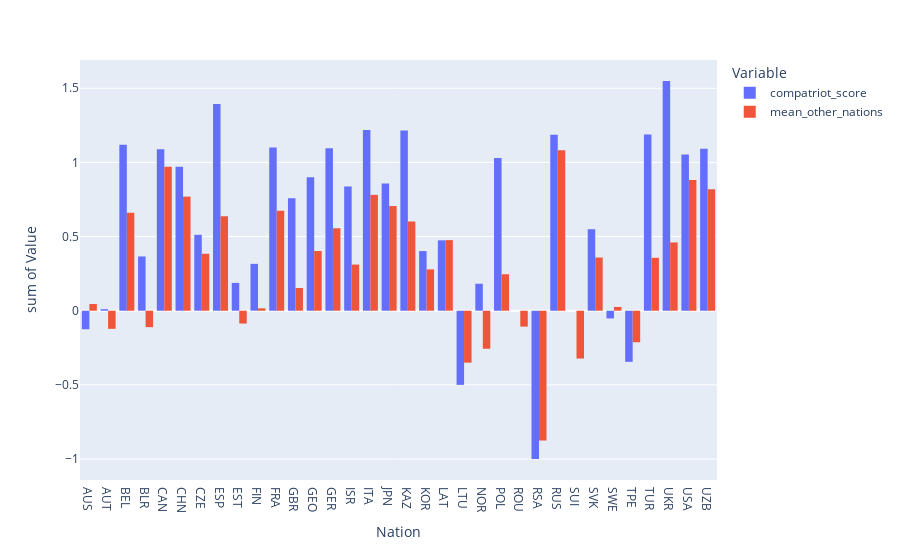

Notebook source saved alongside this figure:
### Code cell
fig2 = px.histogram(tidy, x="Nation", y="Value",
             color='Variable', barmode='group')
fig2.show()

### Figure 1 — Plotly figure (JSON) as saved in the notebook; plotly's stock layout.template omitted (floating-point values rounded to 4 significant figures)
{"data": [{"alignmentgroup": "True", "bingroup": "x", "histfunc": "sum", "hovertemplate": "Variable=compatriot_score<br>Nation=%{x}<br>sum of Value=%{y}<extra></extra>", "legendgroup": "compatriot_score", "marker": {"color": "#636efa", "pattern": {"shape": ""}}, "name": "compatriot_score", "offsetgroup": "compatriot_score", "orientation": "v", "showlegend": true, "type": "histogram", "x": ["AUS", "AUT", "BEL", "BLR", "CAN", "CHN", "CZE", "ESP", "EST", "FIN", "FRA", "GBR", "GEO", "GER", "ISR", "ITA", "JPN", "KAZ", "KOR", "LAT", "LTU", "NOR", "POL", "ROU", "RSA", "RUS", "SUI", "SVK", "SWE", "TPE", "TUR", "UKR", "USA", "UZB"], "xaxis": "x", "y": [-0.125, 0.01031, 1.119, 0.3659, 1.09, 0.9714, 0.5119, 1.394, 0.1875, 0.3158, 1.1, 0.7576, 0.9, 1.095, 0.8377, 1.218, 0.8586, 1.216, 0.402, 0.4745, -0.5, 0.1818, 1.029, 0, -1, 1.186, 0, 0.5495, -0.05208, -0.3448, 1.188, 1.549, 1.054, 1.092], "yaxis": "y"}, {"alignmentgroup": "True", "bingroup": "x", "histfunc": "sum", "hovertemplate": "Variable=mean_other_nations<br>Nation=%{x}<br>sum of Value=%{y}<extra></extra>", "legendgroup": "mean_other_nations", "marker": {"color": "#EF553B", "pattern": {"shape": ""}}, "name": "mean_other_nations", "offsetgroup": "mean_other_nations", "orientation": "v", "showlegend": true, "type": "histogram", "x": ["AUS", "AUT", "BEL", "BLR", "CAN", "CHN", "CZE", "ESP", "EST", "FIN", "FRA", "GBR", "GEO", "GER", "ISR", "ITA", "JPN", "KAZ", "KOR", "LAT", "LTU", "NOR", "POL", "ROU", "RSA", "RUS", "SUI", "SVK", "SWE", "TPE", "TUR", "UKR", "USA", "UZB"], "xaxis": "x", "y": [0.04519, -0.1221, 0.6601, -0.1108, 0.9703, 0.7693, 0.3841, 0.6372, -0.08652, 0.01603, 0.6743, 0.1531, 0.4027, 0.5558, 0.3111, 0.7811, 0.7058, 0.6015, 0.2786, 0.476, -0.3503, -0.2563, 0.2457, -0.1071, -0.875, 1.083, -0.3227, 0.3587, 0.02544, -0.2129, 0.3566, 0.4604, 0.8819, 0.8198], "yaxis": "y"}], "layout": {"barmode": "group", "legend": {"title": {"text": "Variable"}, "tracegroupgap": 0}, "margin": {"t": 60}, "xaxis": {"anchor": "y", "domain": [0, 1], "title": {"text": "Nation"}}, "yaxis": {"anchor": "x", "domain": [0, 1], "title": {"text": "sum of Value"}}}}
